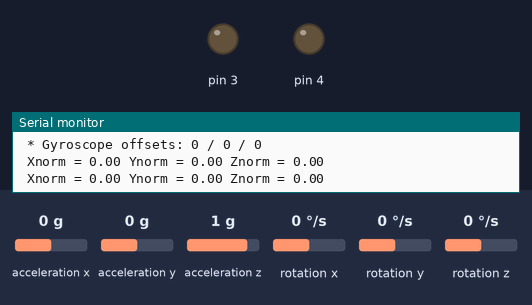
The sketch below on a simulated Arduino Uno, built with avr-gcc and run on an emulated ATmega328P. Shown: output pins drawn as LEDs (lit = HIGH), the last lines printed to the serial monitor. Inputs (shaded band) come from the test bench; at power-on: rotation y 0 °/s, acceleration x 0 g, acceleration y 0 g, acceleration z 1 g, rotation x 0 °/s, rotation z 0 °/s.

Above: at 1.2 s.
1.3 s: rotation y set to -192 °/s
At 2.5 s:
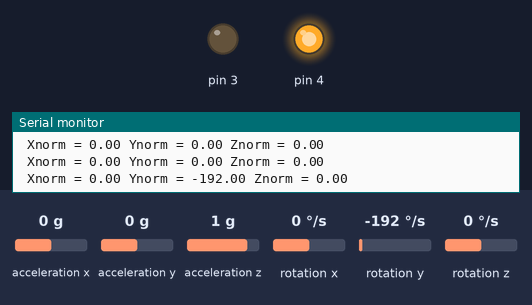
3.5 s: rotation y set to 100 °/s
At 4.4 s:
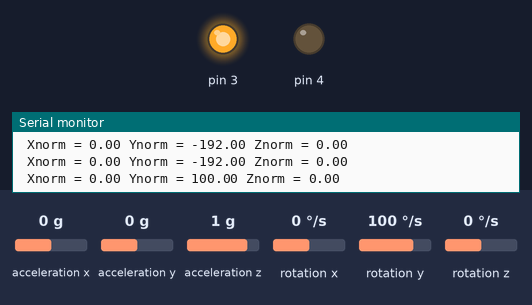
5.5 s: rotation y set to -100 °/s
At 6.3 s:
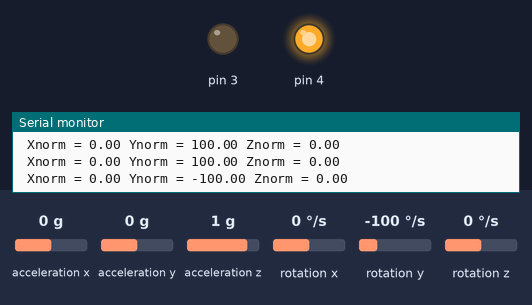
7.5 s: rotation y set to 0 °/s
At 9.5 s:
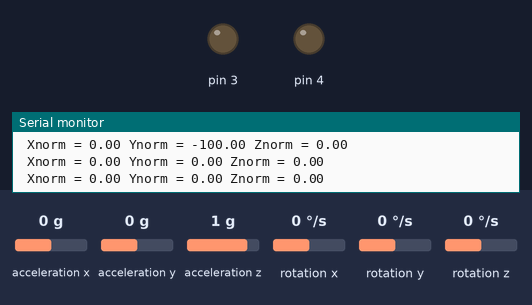
Timing chart, 0 to 10.5 s (numbered marks = the images above; inputs shaded):
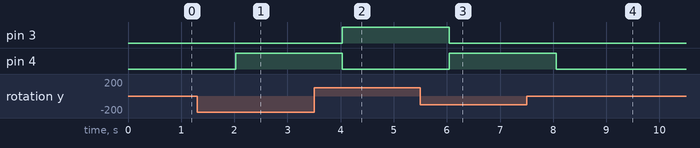

Measured:
- after the input at 1.3 s, pin 4: LOW → HIGH after 0.72 s
- after the input at 3.5 s, pin 3: LOW → HIGH after 0.54 s; pin 4: HIGH → LOW after 0.54 s
- after the input at 5.5 s, pin 3: HIGH → LOW after 0.55 s; pin 4: LOW → HIGH after 0.55 s
- after the input at 7.5 s, pin 4: HIGH → LOW after 0.56 s

The sketch:

Gyroscope.ino
```cpp
#include <Wire.h>
#include <MPU6050.h>

MPU6050 mpu;

void setup()
{
  Serial.begin(115200);

  // Initialize MPU6050
  Serial.println("Initialize MPU6050");
  while(!mpu.begin(MPU6050_SCALE_2000DPS, MPU6050_RANGE_2G))
  {
    Serial.println("Could not find a valid MPU6050 sensor, check wiring!");
    delay(500);
  }

  // mpu.setGyroOffsetX(155);
  // mpu.setGyroOffsetY(15);
  // mpu.setGyroOffsetZ(15);

  mpu.calibrateGyro();
  mpu.setThreshold(3);
  pinMode(3,OUTPUT);
  pinMode(4,OUTPUT);

  checkSettings();
}

void checkSettings()
{
  Serial.println();

  Serial.print(" * Sleep Mode:        ");
  Serial.println(mpu.getSleepEnabled() ? "Enabled" : "Disabled");

  Serial.print(" * Clock Source:      ");
  switch(mpu.getClockSource())
  {
    case MPU6050_CLOCK_KEEP_RESET:     Serial.println("Stops the clock and keeps the timing generator in reset"); break;
    case MPU6050_CLOCK_EXTERNAL_19MHZ: Serial.println("PLL with external 19.2MHz reference"); break;
    case MPU6050_CLOCK_EXTERNAL_32KHZ: Serial.println("PLL with external 32.768kHz reference"); break;
    case MPU6050_CLOCK_PLL_ZGYRO:      Serial.println("PLL with Z axis gyroscope reference"); break;
    case MPU6050_CLOCK_PLL_YGYRO:      Serial.println("PLL with Y axis gyroscope reference"); break;
    case MPU6050_CLOCK_PLL_XGYRO:      Serial.println("PLL with X axis gyroscope reference"); break;
    case MPU6050_CLOCK_INTERNAL_8MHZ:  Serial.println("Internal 8MHz oscillator"); break;
  }

  Serial.print(" * Gyroscope:         ");
  switch(mpu.getScale())
  {
    case MPU6050_SCALE_2000DPS:        Serial.println("2000 dps"); break;
    case MPU6050_SCALE_1000DPS:        Serial.println("1000 dps"); break;
    case MPU6050_SCALE_500DPS:         Serial.println("500 dps"); break;
    case MPU6050_SCALE_250DPS:         Serial.println("250 dps"); break;
  }

  Serial.print(" * Gyroscope offsets: ");
  Serial.print(mpu.getGyroOffsetX());
  Serial.print(" / ");
  Serial.print(mpu.getGyroOffsetY());
  Serial.print(" / ");
  Serial.println(mpu.getGyroOffsetZ());

  Serial.println();
}
void loop()
{
  Vector rawGyro = mpu.readRawGyro();
  Vector normGyro = mpu.readNormalizeGyro();

  /*Serial.print(" Xraw = ");
  Serial.print(rawGyro.XAxis);
  Serial.print(" Yraw = ");
  Serial.print(rawGyro.YAxis);
  Serial.print(" Zraw = ");
  Serial.println(rawGyro.ZAxis);*/

  Serial.print(" Xnorm = ");
  Serial.print(normGyro.XAxis);
  Serial.print(" Ynorm = ");
  Serial.print(normGyro.YAxis);
  Serial.print(" Znorm = ");
  Serial.println(normGyro.ZAxis);
  if(normGyro.YAxis>0){
    digitalWrite(3,HIGH);
    digitalWrite(4,LOW);
  }
  else if(normGyro.YAxis<0){
    digitalWrite(3,LOW);
    digitalWrite(4,HIGH);
  }
  else if(normGyro.YAxis==0){
    digitalWrite(3,LOW);
    digitalWrite(4,LOW);
  }
  delay(1000);
}
```
